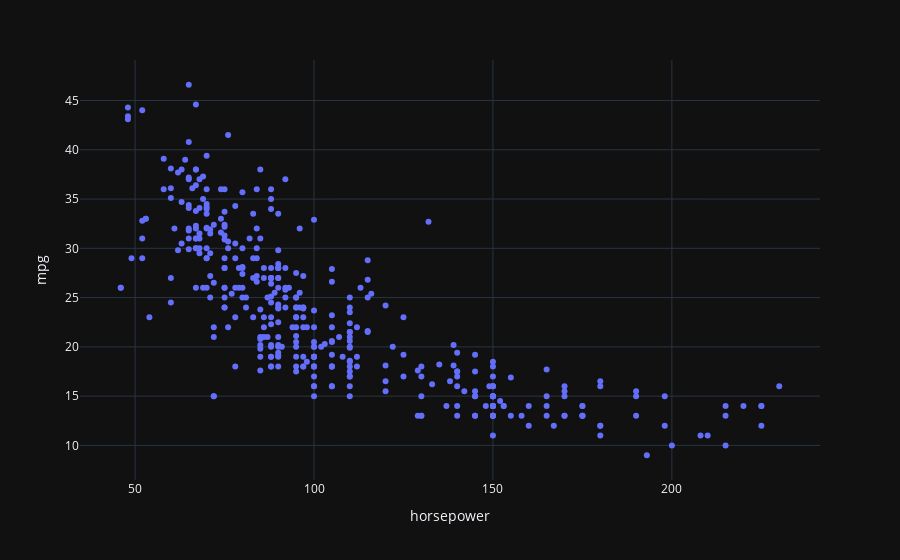

Notebook cell for this chart:
### Code cell
px.scatter(data_frame=auto, x='horsepower', y='mpg')

### Figure 1 — Plotly figure (JSON) as saved in the notebook; plotly's stock layout.template omitted (floating-point values rounded to 4 significant figures; data arrays with more than 128 entries replaced by an {"elided": "..."} marker saying what was removed)
{"data": [{"hovertemplate": "horsepower=%{x}<br>mpg=%{y}<extra></extra>", "legendgroup": "", "marker": {"color": "#636efa", "symbol": "circle"}, "mode": "markers", "name": "", "orientation": "v", "showlegend": false, "x": {"elided": "392 float values"}, "xaxis": "x", "y": {"elided": "392 float values"}, "yaxis": "y", "type": "scatter"}], "layout": {"xaxis": {"anchor": "y", "domain": [0.0, 1.0], "title": {"text": "horsepower"}}, "yaxis": {"anchor": "x", "domain": [0.0, 1.0], "title": {"text": "mpg"}}, "legend": {"tracegroupgap": 0}, "margin": {"t": 60}}}
